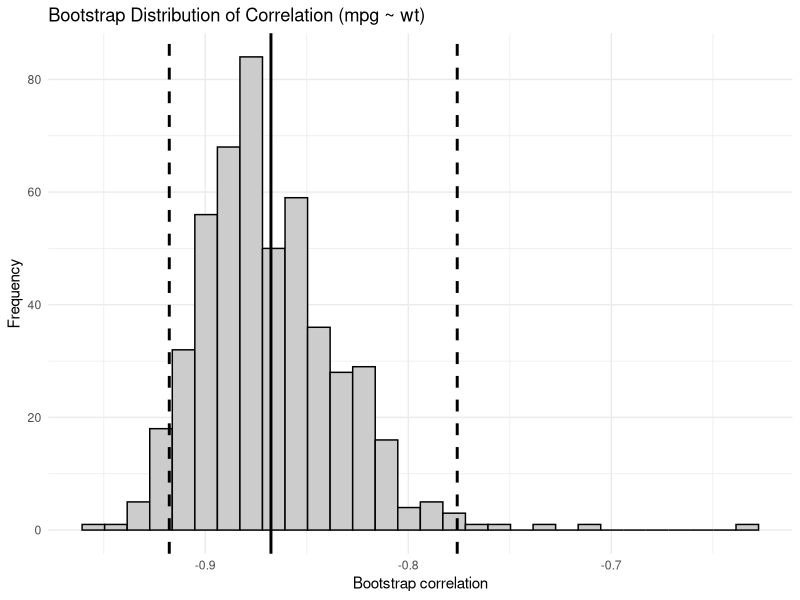

R code for this plot:
library(tidyverse)
library(boot)

# --- your existing bootstrap ---
boot_cor <- function(data, indices) {
  d <- data[indices, ]
  cor(d$mpg, d$wt, use = "complete.obs")
}

set.seed(123)
boot_cor_out <- boot(
  data = mtcars,
  statistic = boot_cor,
  R = 500
)

# --- extract bootstrap values ---
boot_vals <- data.frame(cor = boot_cor_out$t)

# --- extract BCa CI ---
bca_ci <- boot.ci(boot_cor_out, type = "bca")$bca

lower_bca <- bca_ci[4]
upper_bca <- bca_ci[5]

# original estimate
orig <- boot_cor_out$t0

# --- plot ---
ggplot(boot_vals, aes(x = cor)) +
  geom_histogram(bins = 30, color = "black", fill = "grey80") +
  
  # original estimate
  geom_vline(xintercept = orig, linewidth = 1) +
  
  # BCa CI lines
  geom_vline(xintercept = lower_bca, linetype = "dashed", linewidth = 1) +
  geom_vline(xintercept = upper_bca, linetype = "dashed", linewidth = 1) +
  
  labs(
    title = "Bootstrap Distribution of Correlation (mpg ~ wt)",
    x = "Bootstrap correlation",
    y = "Frequency"
  ) +
  theme_minimal()
